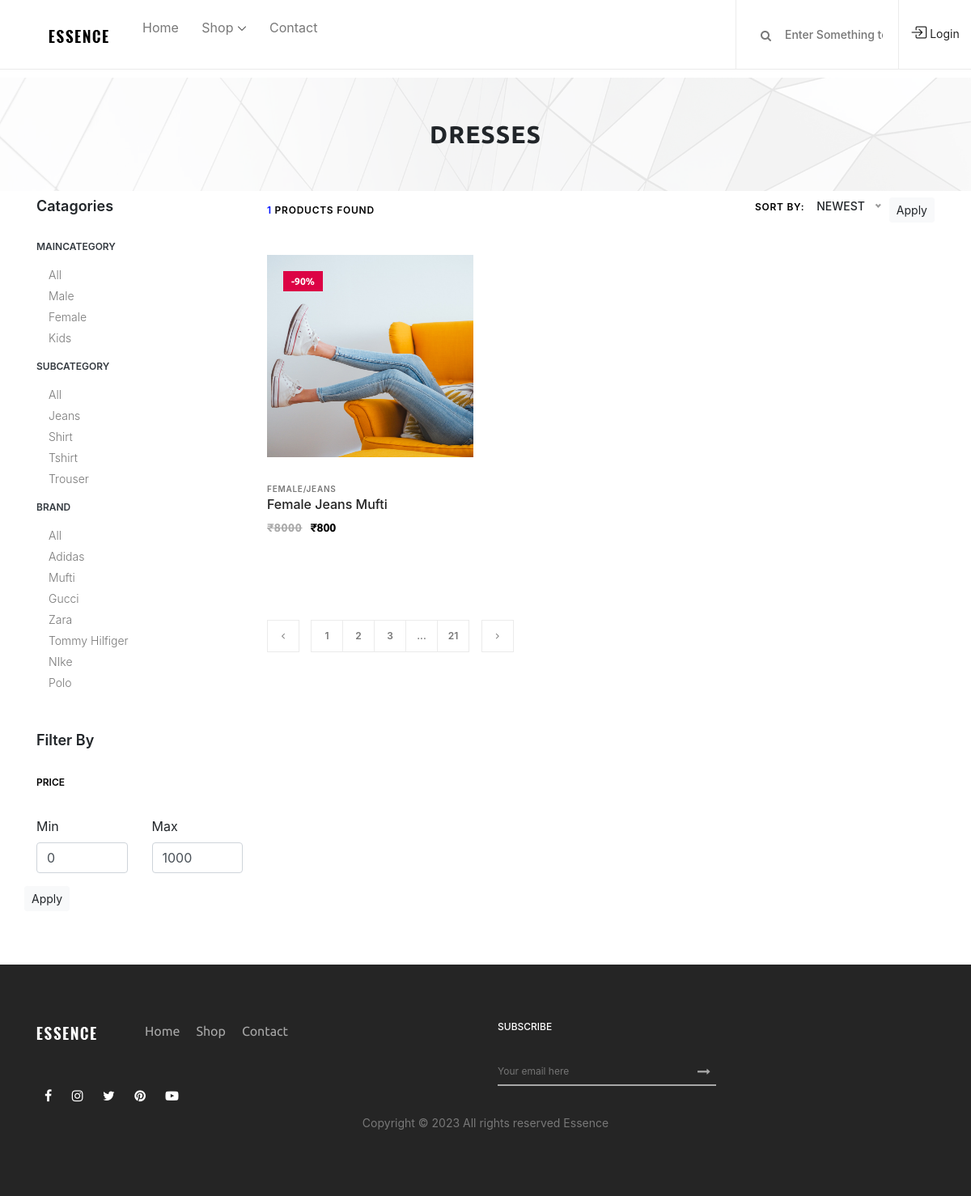
The page /shop/Female/Jeans/All/ on the database its author committed.
### mainApp/models.py (models this page shows, shortened)
class Maincategory(models.Model):
    id = models.AutoField(primary_key=True)
    name = models.CharField(max_length=20,unique=True)
    def __str__(self):
        return self.name

class Subcategory(models.Model):
    id = models.AutoField(primary_key=True)
    name = models.CharField(max_length=20,unique=True)
    def __str__(self):
        return self.name

class Brand(models.Model):
    id = models.AutoField(primary_key=True)
    name = models.CharField(max_length=20,unique=True)
    pic = models.ImageField(upload_to="brand")

class Product(models.Model):
    id = models.AutoField(primary_key=True)
    name = models.CharField(max_length=50)
    maincategory = models.ForeignKey(Maincategory,on_delete=models.CASCADE)
    subcategory = models.ForeignKey(Subcategory,on_delete=models.CASCADE)
    brand = models.ForeignKey(Brand,on_delete=models.CASCADE)
    color = models.CharField(max_length=20)
    size = models.CharField(max_length=10)
    baseprice = models.IntegerField()
    discount = models.IntegerField()
    finalprice = models.IntegerField()
    stock = models.BooleanField(default=True)
    description = models.TextField()
    pic1 = models.ImageField(upload_to="product")
    pic2 = models.ImageField(upload_to="product")
    pic3 = models.ImageField(upload_to="product",default="",blank=True,null=True)
    pic4 = models.ImageField(upload_to="product",default="",blank=True,null=True)

### mainApp/views.py (the view)
# urls.py: path('shop/<str:mc>/<str:sc>/<str:br>/',mainApp.shopPage),
def shopPage(Request,mc,sc,br):
    if(mc=="All" and sc=="All" and br=="All"):
        data = Product.objects.all()
    elif(mc!="All" and sc=="All" and br=="All"):
        data = Product.objects.filter(maincategory=Maincategory.objects.get(name=mc))
    elif(mc=="All" and sc!="All" and br=="All"):
        data = Product.objects.filter(subcategory=Subcategory.objects.get(name=sc))
    elif(mc=="All" and sc=="All" and br!="All"):
        data = Product.objects.filter(brand=Brand.objects.get(name=br))
    elif(mc!="All" and sc!="All" and br=="All"):
        data = Product.objects.filter(maincategory=Maincategory.objects.get(name=mc),subcategory=Subcategory.objects.get(name=sc))
    elif(mc!="All" and sc=="All" and br!="All"):
        data = Product.objects.filter(maincategory=Maincategory.objects.get(name=mc),brand=Brand.objects.get(name=br))
    elif(mc=="All" and sc!="All" and br!="All"):
        data = Product.objects.filter(brand=Brand.objects.get(name=br),subcategory=Subcategory.objects.get(name=sc))
    else:
        data = Product.objects.filter(maincategory=Maincategory.objects.get(name=mc),brand=Brand.objects.get(name=br),subcategory=Subcategory.objects.get(name=sc))
    count = len(data)
    data = data[::-1]
    maincategory = Maincategory.objects.all()
    subcategory = Subcategory.objects.all()
    brand = Brand.objects.all()
    return render(Request,"shop.html",{'data':data,'maincategory':maincategory,'subcategory':subcategory,'brand':brand,'mc':mc,'sc':sc,'br':br,'count':count})

### mainApp/templates/shop.html (shortened to what this page needs)
{% extends 'index.html' %}
{% block body %}
    <div class="breadcumb_area bg-img" style="background-image: url(/static/img/bg-img/breadcumb.jpg);">
        <div class="container h-100">
            <div class="row h-100 align-items-center">
                <div class="col-12">
                    <div class="page-title text-center">
                        <h2>dresses</h2>
                    </div>
                </div>
            </div>
        </div>
    </div>
    <section class="shop_grid_area pt-2">
        <div class="container">
            <div class="row">
                <div class="col-12 col-md-4 col-lg-3">
                    <div class="shop_sidebar_area">
                        <div class="widget catagory mb-50">
                            <h6 class="widget-title mb-30">Catagories</h6>
                            <div class="catagories-menu">
                                <ul id="menu-content2" class="menu-content collapse show">
                                    <li data-toggle="collapse" data-target="#maincategory">
                                        <a href="#" class="text-dark">Maincategory</a>
                                        <ul class="sub-menu collapse show" id="maincategory">
                                            <li><a href="/shop/All/{{sc}}/{{br}}/">All</a></li>
                                            {% for item in maincategory %}
                                            <li><a href="/shop/{{item.name}}/{{sc}}/{{br}}/">{{item.name}}</a></li>
                                            {% endfor %}
                                        </ul>
                                    </li>
                                </ul>
                            </div>
                            <div class="catagories-menu">
                                <ul id="menu-content2" class="menu-content collapse show">
                                    <li data-toggle="collapse" data-target="#subcategory">
                                        <a href="#" class="text-dark">Subcategory</a>
                                        <ul class="sub-menu collapse show" id="subcategory">
                                            <li><a href="/shop/{{mc}}/All/{{br}}/">All</a></li>
                                            {% for item in subcategory %}
                                            <li><a href="/shop/{{mc}}/{{item.name}}/{{br}}/">{{item.name}}</a></li>
                                            {% endfor %}
                                        </ul>
                                    </li>
                                </ul>
                            </div>
                            <div class="catagories-menu">
                                <ul id="menu-content2" class="menu-content collapse show">
                                    <li data-toggle="collapse" data-target="#brand">
                                        <a href="#" class="text-dark">Brand</a>
                                        <ul class="sub-menu collapse show" id="brand">
                                            <li><a href="/shop/{{mc}}/{{sc}}/All/">All</a></li>
                                            {% for item in brand %}
                                            <li><a href="/shop/{{mc}}/{{sc}}/{{item.name}}/">{{item.name}}</a></li>
                                            {% endfor %}
                                        </ul>
                                    </li>
                                </ul>
                            </div>
                        </div>
                        <div class="widget price mb-50">
                            <h6 class="widget-title mb-30">Filter by</h6>
                            <p class="widget-title2 mb-30">Price</p>
                            <div>
                                <form action="/price-filter/{{mc}}/{{sc}}/{{br}}/" method="post" class="w-100">
                                    <div class="row">
                                        <div class="col-6 mb-3">
                                            <label>Min</label>
                                            <input type="number" name="min" value="0" min="0" class="form-control">
                                        </div>
                                        <div class="col-6 mb-3">
                                            <label>Max</label>
                                            <input type="number" name="max" value="1000" min="0" class="form-control">
                                        </div>
                                        <div class="mb-3">
                                            <button type="submit" class="btn btn-light btn-sm w-100">Apply</button>
                                        </div>
                                    </div>
                                </form>
                            </div>
                        </div>
                    </div>
                </div>
                <div class="col-12 col-md-8 col-lg-9">
                    <div class="shop_grid_product_area">
                        <div class="row">
                            <div class="col-12">
                                <div class="product-topbar d-flex align-items-center justify-content-between">
                                    <div class="total-products">
                                        <p><span>{{count}}</span> products found</p>
                                    </div>
                                    <div class="product-sorting d-flex">
                                        <p>Sort by:</p>
                                        <form action="/sort-filter/{{mc}}/{{sc}}/{{br}}/" method="post">
                                             <button class="btn btn-light btn-sm">Apply</button>
                                        </form>
                                    </div>
                                </div>
                            </div>
                        </div>
                        <div class="row">
                            {% for item in data %}
                            <div class="col-12 col-sm-6 col-lg-4">
                                <div class="single-product-wrapper">
                                    <div class="product-img">
                                        <img src="{{item.pic1.url}}" style="height:250px" alt="">
                                        <div class="product-badge offer-badge">
                                            <span>-{{item.discount}}%</span>
                                        </div>
                                    </div>
                                    <div class="product-description">
                                        <span>{{item.maincategory}}/{{item.subcategory}}</span>
                                        <a href="/single-product/{{item.id}}/">
                                            <h6>{{item.name}}</h6>
                                        </a>
                                        <p class="product-price"><span class="old-price">&#8377;{{item.baseprice}}</span>&#8377;{{item.finalprice}}</p>
                                    </div>
                                </div>
                            </div>
                            {% endfor %}
                        </div>
                    </div>
                    <nav aria-label="navigation">
                        <ul class="pagination mt-50 mb-70">
                            <li class="page-item"><a class="page-link" href="#"><i class="fa fa-angle-left"></i></a></li>
                            <li class="page-item"><a class="page-link" href="#">1</a></li>
                            <li class="page-item"><a class="page-link" href="#">2</a></li>
                            <li class="page-item"><a class="page-link" href="#">3</a></li>
                            <li class="page-item"><a class="page-link" href="#">...</a></li>
                            <li class="page-item"><a class="page-link" href="#">21</a></li>
                            <li class="page-item"><a class="page-link" href="#"><i class="fa fa-angle-right"></i></a></li>
                        </ul>
                    </nav>
                </div>
            </div>
        </div>
    </section>
{% endblock %}

### mainApp/templates/index.html (shortened to what this page needs)
{% load static %}
<!DOCTYPE html>
<html lang="en">
<head>
    <link rel="stylesheet" href="/static/css/core-style.css">
    <link rel="stylesheet" href="https://cdn.jsdelivr.net/npm/bootstrap-icons@1.3.0/font/bootstrap-icons.css">
    <link rel="stylesheet" href="https://cdn.jsdelivr.net/npm/bootstrap@4.1.3/dist/css/bootstrap.min.css"
>
</head>
<body>
    <header class="header_area">
        <div class="classy-nav-container breakpoint-off d-flex align-items-center justify-content-between">
            <nav class="classy-navbar" id="essenceNav">
                <a class="nav-brand" href="/"><img src="/static/img/core-img/logo.png" alt=""></a>
                <div class="classy-menu">
                    <div class="classynav">
                        <ul>
                            <li><a href="/">Home</a></li>
                            <li><a href="/shop/All/All/All/">Shop</a>
                            </li>
                            <li><a href="/contact/">Contact</a></li>
                        </ul>
                    </div>
                </div>
            </nav>
            <div class="header-meta d-flex clearfix justify-content-end">
                <div class="search-area">
                    <form action="/search/" method="post">
                        <input type="search" name="search" id="headerSearch" placeholder="Enter Something to Search">
                        <button type="submit"><i class="fa fa-search" aria-hidden="true"></i></button>
                    </form>
                </div>
                <div class="favourite-area">
                    {% if request.user.is_authenticated %}
                    <a href="/logout/"><i class="bi bi-box-arrow-in-right" style="font-size: 20px;"></i> Logout</a>
                    {% else %}
                    <a href="/login/"><i class="bi bi-box-arrow-in-right" style="font-size: 20px;"></i> Login</a>
                    {% endif %}
                </div>
            </div>
        </div>
    </header>
    <br><br><br><br>
    {% block body %}{% endblock %}
    <footer class="footer_area clearfix">
        <div class="container">
            <div class="row">
                <div class="col-md-6">
                    <div class="single_widget_area d-flex mb-30">
                        <div class="footer-logo mr-50">
                            <a href="#"><img src="/static/img/core-img/logo2.png" alt=""></a>
                        </div>
                        <div class="footer_menu">
                            <ul>
                                <li><a href="/">Home</a></li>
                                <li><a href="/shop/">Shop</a></li>
                                <li><a href="/contact/">Contact</a></li>
                            </ul>
                        </div>
                    </div>
                </div>
                <div class="col-md-6">
                    <div class="single_widget_area">
                        <div class="footer_heading mb-30">
                            <h6>Subscribe</h6>
                        </div>
                        <div class="subscribtion_form">
                            <form action="#" method="post">
                                <input type="email" name="mail" class="mail" placeholder="Your email here">
                                <button type="submit" class="submit"><i class="fa fa-long-arrow-right"
                                        aria-hidden="true"></i></button>
                            </form>
                        </div>
                    </div>
                </div>
            </div>
            <div class="row align-items-end">
                <div class="col-12 col-md-6">
                    <div class="single_widget_area">
                        <div class="footer_social_area">
                            <a href="#" data-toggle="tooltip" data-placement="top" title="Facebook"><i
                                    class="fa fa-facebook" aria-hidden="true"></i></a>
                            <a href="#" data-toggle="tooltip" data-placement="top" title="Instagram"><i
                                    class="fa fa-instagram" aria-hidden="true"></i></a>
                            <a href="#" data-toggle="tooltip" data-placement="top" title="Twitter"><i
                                    class="fa fa-twitter" aria-hidden="true"></i></a>
                            <a href="#" data-toggle="tooltip" data-placement="top" title="Pinterest"><i
                                    class="fa fa-pinterest" aria-hidden="true"></i></a>
                            <a href="#" data-toggle="tooltip" data-placement="top" title="Youtube"><i
                                    class="fa fa-youtube-play" aria-hidden="true"></i></a>
                        </div>
                    </div>
                </div>
            </div>
            <div class="row mt-2">
                <div class="col-md-12 text-center">
                    <p>
                        Copyright &copy;
                        <script>document.write(new Date().getFullYear());</script> All rights reserved Essence
                    </p>
                </div>
            </div>
        </div>
    </footer>
</body>
</html>

### rows shown on the page
Maincategory: name "Male"
Maincategory: name "Female"
Maincategory: name "Kids"
Subcategory: name "Jeans"
Subcategory: name "Shirt"
Subcategory: name "Tshirt"
Subcategory: name "Trouser"
Brand: name "Adidas"
Brand: name "Mufti"
Brand: name "Gucci"
Brand: name "Zara"
Brand: name "Tommy Hilfiger"
Brand: name "NIke"
Brand: name "Polo"
Product: pic1 (picture), discount "90", maincategory "FEMALE", subcategory "JEANS", name "Female Jeans Mufti", baseprice "8000", finalprice "800"

### other values the page prints
{{ count }} "1"
